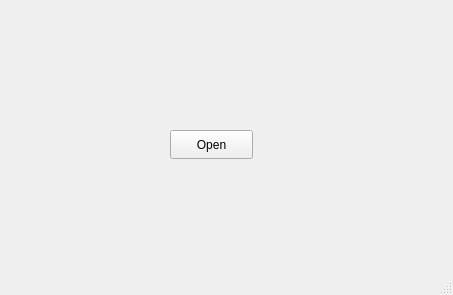
<?xml version="1.0" encoding="UTF-8"?>
<ui version="4.0">
 <class>MainWindow</class>
 <widget class="QMainWindow" name="MainWindow">
  <property name="geometry">
   <rect>
    <x>0</x>
    <y>0</y>
    <width>453</width>
    <height>295</height>
   </rect>
  </property>
  <property name="windowTitle">
   <string>MainWindow</string>
  </property>
  <widget class="QWidget" name="centralwidget">
   <widget class="QPushButton" name="pushButton">
    <property name="geometry">
     <rect>
      <x>170</x>
      <y>130</y>
      <width>83</width>
      <height>29</height>
     </rect>
    </property>
    <property name="text">
     <string>Open</string>
    </property>
   </widget>
  </widget>
  <widget class="QStatusBar" name="statusbar"/>
 </widget>
 <resources/>
 <connections/>
</ui>
